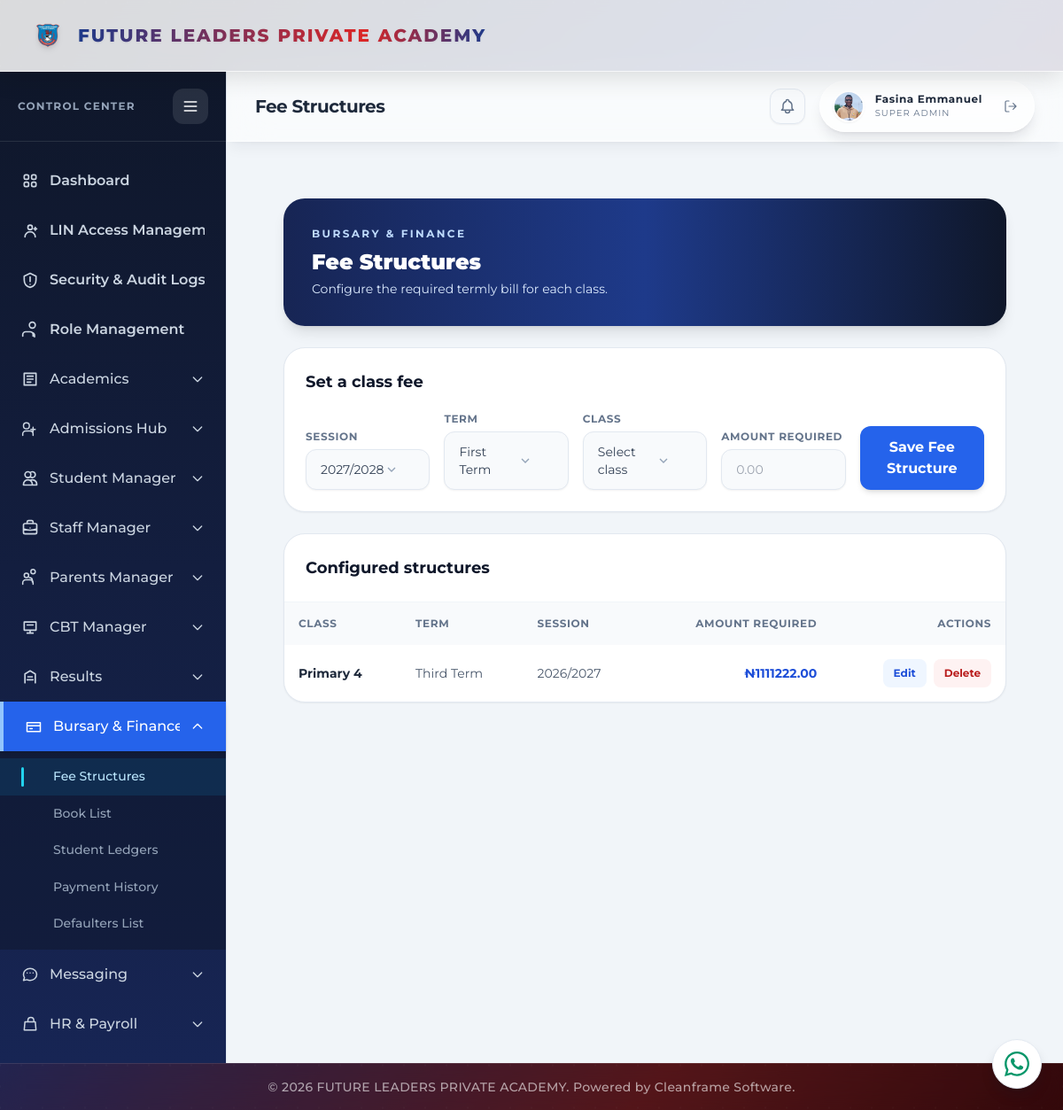
The page /fee-structures/ (signed in) on the database its author committed.
### portal/models.py (models this page shows, shortened)
class FeeStructure(models.Model):
    classroom = models.ForeignKey(ClassRoom, on_delete=models.PROTECT, related_name='fee_structures')
    term = models.ForeignKey(AcademicTerm, on_delete=models.PROTECT, related_name='fee_structures')
    session = models.ForeignKey(AcademicSession, on_delete=models.PROTECT, related_name='fee_structures')
    amount_required = models.DecimalField(max_digits=12, decimal_places=2, default=0)
    class Meta:
        constraints = [models.UniqueConstraint(fields=['classroom', 'term', 'session'], name='unique_classroom_term_session_fee_structure')]

class ClassRoom(models.Model):
    SECTION_CHOICES = [
        ('KG', 'Kindergarten'),
        ('Nursery', 'Nursery'),
        ('Primary', 'Primary'),
    ]
    name = models.CharField(max_length=50, unique=True)  # e.g., "Primary 4", "KG 2"
    section = models.CharField(max_length=100, choices=SECTION_CHOICES)
    level_number = models.IntegerField(null=True, blank=True) # e.g., 1, 2, 3, 4, 6 (skipping 5)
    sequence = models.IntegerField(null=True, blank=True)
    is_terminal = models.BooleanField(default=False)
    next_class = models.ForeignKey('self', on_delete=models.SET_NULL, null=True, blank=True, related_name='previous_classes')
    class_teacher = models.ForeignKey('Teacher', on_delete=models.SET_NULL, null=True, blank=True, related_name='assigned_class')

class AcademicTerm(models.Model):
    TERM_CHOICES = [('First Term', 'First Term'), ('Second Term', 'Second Term'), ('Third Term', 'Third Term')]
    session = models.ForeignKey(AcademicSession, on_delete=models.CASCADE, related_name='terms')
    term_name = models.CharField(max_length=100, choices=TERM_CHOICES)
    start_date = models.DateField(null=True, blank=True)
    end_date = models.DateField(null=True, blank=True)
    next_term_begins = models.DateField(null=True, blank=True)
    is_active = models.BooleanField(default=False)
    broadsheet_approved = models.BooleanField(default=False)
    reports_published = models.BooleanField(default=False)
    class Meta:
        constraints = [models.UniqueConstraint(fields=['session', 'term_name'], name='unique_session_term')]
        ordering = ['start_date']

class AcademicSession(models.Model):
    name = models.CharField(max_length=100, unique=True)
    is_active = models.BooleanField(default=False)
    rollover_completed = models.BooleanField(default=False)
    class Meta:
        ordering = ['-name']

### portal/views.py (the view, shortened to what this page needs)
# urls.py: path('fee-structures/', views.manage_fee_structures, name='manage_fee_structures'),
@login_required(login_url='login')
def manage_fee_structures(request):
    if not is_finance_user(request.user):
        return redirect('dashboard')
    active_session = AcademicSession.objects.filter(is_active=True).first()
    active_term = AcademicTerm.objects.filter(is_active=True).first()
    return render(request, 'portal/fee_structures.html', {
        'fee_structures': FeeStructure.objects.select_related('classroom', 'term', 'session').order_by('-term__start_date', 'classroom__name'),
        'sessions': AcademicSession.objects.order_by('-name'),
        'active_session': active_session,
        'active_term': active_term,
        'classrooms': ClassRoom.objects.order_by('section', 'sequence', 'name'),
        'terms': AcademicTerm.objects.select_related('session').order_by('-session__name', 'term_name'),
    })

### portal/context_processors.py (called while the page is built)
def _portal_name_parts(user):
    for relation_name in ('teacher_record', 'student_record', 'parent_record'):
        record = getattr(user, relation_name, None)
        if record:
            first_name = (getattr(record, 'first_name', '') or '').strip()
            last_name = (getattr(record, 'last_name', '') or '').strip()
            if first_name or last_name:
                return first_name, last_name
    return user.first_name.strip(), user.last_name.strip()

def _portal_picture_url(user):
    candidates = [
        getattr(getattr(user, 'account_profile', None), 'profile_picture', None),
        getattr(getattr(user, 'student_record', None), 'passport', None),
        getattr(getattr(user, 'teacher_record', None), 'passport', None),
    ]
    for picture in candidates:
        if picture:
            try:
                if picture.storage.exists(picture.name):
                    return picture.url
            except (OSError, ValueError):
                continue
    return ''

### portal/views.py (called while the page is built)
def is_admin_user(user):
    profile = getattr(user, 'account_profile', None)
    return (
        user.is_superuser
        or getattr(profile, 'role', '').lower() == 'admin'
        or getattr(profile, 'role', '').lower() == 'principal'
        or user.groups.filter(name__iexact='Admin').exists()
        or user.groups.filter(name__iexact='Principal').exists()
    )

def is_finance_user(user):
    return is_admin_user(user) or getattr(getattr(user, 'account_profile', None), 'role', None) == 'bursar'

### portal/templates/portal/fee_structures.html (shortened to what this page needs)
{% extends 'portal/base.html' %}
{% block page_title %}Fee Structures{% endblock %}
{% block content %}
<div class="min-h-full bg-slate-100 p-6 lg:p-8">
  <div class="mx-auto max-w-7xl space-y-6">
    <header class="rounded-3xl bg-gradient-to-r from-blue-950 via-blue-900 to-slate-900 p-8 text-white shadow-lg">
      <p class="text-xs font-bold uppercase tracking-[0.2em] text-blue-200">Bursary &amp; Finance</p>
      <h1 class="mt-2 text-2xl font-black">Fee Structures</h1>
      <p class="mt-1 text-sm text-blue-100">Configure the required termly bill for each class.</p>
    </header>
    <section class="rounded-3xl border border-slate-200 bg-white p-6 shadow-sm">
      <h2 class="text-lg font-bold text-slate-900">Set a class fee</h2>
      <form method="POST" class="mt-5 grid grid-cols-1 items-end gap-4 md:grid-cols-5">
        <div class="flex flex-col space-y-1.5">
          <label for="id_session" class="text-xs font-bold uppercase tracking-wider text-slate-500">Session</label>
          <div class="relative">
          </div>
        </div>
        <div class="flex flex-col space-y-1.5">
          <label for="id_term" class="text-xs font-bold uppercase tracking-wider text-slate-500">Term</label>
          <div class="relative">
          </div>
        </div>
        <div class="flex flex-col space-y-1.5">
          <label for="id_classroom" class="text-xs font-bold uppercase tracking-wider text-slate-500">Class</label>
          <div class="relative">
          </div>
        </div>
        <div class="flex flex-col space-y-1.5">
          <label for="id_amount_required" class="text-xs font-bold uppercase tracking-wider text-slate-500">Amount Required</label>
          <input type="number" step="0.01" min="0" name="amount_required" id="id_amount_required" placeholder="0.00" required class="w-full rounded-xl border border-slate-200 bg-slate-50 px-4 py-3 text-sm text-slate-700 shadow-sm transition-all focus:bg-white focus:outline-none focus:ring-2 focus:ring-blue-600">
        </div>
        <div><button type="submit" class="w-full rounded-xl bg-blue-600 px-6 py-3 font-bold text-white shadow-md transition-all hover:bg-blue-700">Save Fee Structure</button></div>
      </form>
    </section>
    <section class="overflow-hidden rounded-3xl border border-slate-200 bg-white shadow-sm">
      <div class="border-b border-slate-100 p-6"><h2 class="text-lg font-bold text-slate-900">Configured structures</h2></div>
      <div class="overflow-x-auto"><table class="w-full text-left text-sm"><thead class="bg-slate-50 text-xs uppercase tracking-wider text-slate-500"><tr><th class="p-4">Class</th><th class="p-4">Term</th><th class="p-4">Session</th><th class="p-4 text-right">Amount Required</th><th class="p-4 text-right">Actions</th></tr></thead><tbody class="divide-y divide-slate-100">{% for structure in fee_structures %}<tr><td class="p-4 font-bold text-slate-800">{{ structure.classroom.name }}</td><td class="p-4 text-slate-600">{{ structure.term.term_name }}</td><td class="p-4 text-slate-600">{{ structure.session.name }}</td><td class="p-4 text-right font-bold text-blue-700">₦{{ structure.amount_required|floatformat:2 }}</td><td class="p-4 text-right"><button type="button" onclick="openEditModal('{{ structure.pk }}','{{ structure.classroom.name|escapejs }}','{{ structure.term.term_name|escapejs }}','{{ structure.session.name|escapejs }}','{{ structure.amount_required }}')" class="rounded-lg bg-blue-50 px-3 py-2 text-xs font-bold text-blue-700 hover:bg-blue-600 hover:text-white">Edit</button><button type="button" onclick="openDeleteModal('{{ structure.pk }}','{{ structure.classroom.name|escapejs }}','{{ structure.term.term_name|escapejs }}')" class="ml-2 rounded-lg bg-red-50 px-3 py-2 text-xs font-bold text-red-700 hover:bg-red-600 hover:text-white">Delete</button></td></tr>{% empty %}<tr><td colspan="5" class="p-10 text-center text-sm text-slate-500">No fee structures configured yet.</td></tr>{% endfor %}</tbody></table></div>
    </section>
  </div>
</div>
{% endblock %}

### portal/static/portal/css/global.css (style rules this page uses)
html, body, body *, button, input, select, textarea, optgroup { font-family: 'Montserrat' !important; }
html { font-synthesis: none; overflow-x: hidden; }
body { overflow-x: hidden; overflow-wrap: normal; }

### rows shown on the page
FeeStructure: classroom.name "Primary 4", term.term_name "Third Term", session.name "2026/2027", amount_required "1111222.00"

### other values the page prints
{{ portal_display_name }} "Fasina Emmanuel"
